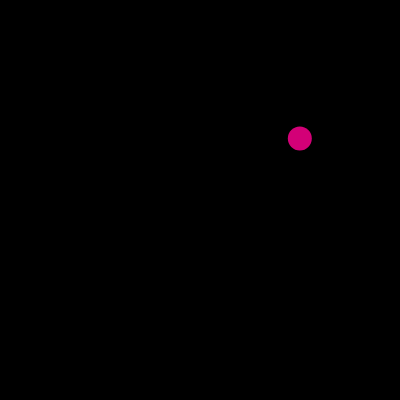
Frame 1 (no input)
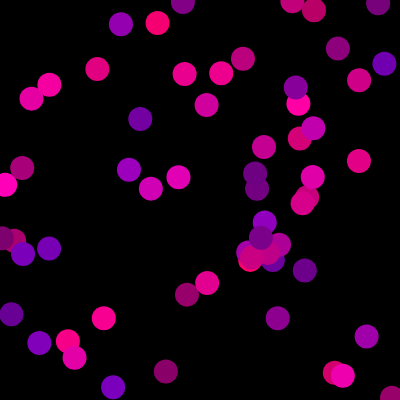
Frame 60 (no input)
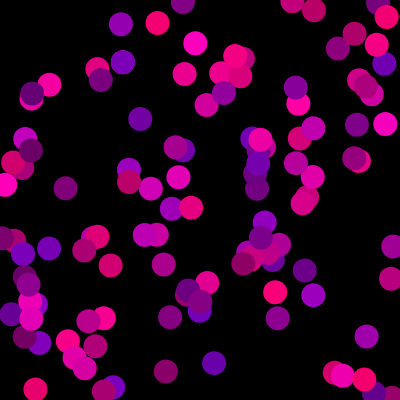
Frame 120 (the mouse pressed at the canvas centre since frame 60)

The p5.js sketch that drew these frames (run headless with seeded random() and noise() and a simulated clock; from frame 60 on, the mouse is pressed at the canvas centre):

// p5.js sketch
// ── sketch.js
var position = {
  x : 100,
  y : 50
};
var col = {
  r : 255,
  g : 0,
  b : 0
};

//void setup(){}...
function setup() {
    createCanvas(400,400);
    background(0);
}

function draw() {
    col.r = random(100, 255);

    col.b = random(100, 190);
    position.x = random(0, width);
    position.y = random(0, height);
    fill(col.r,col.g,col.b);
    noStroke();
    ellipse(position.x, position.y, 24, 24);
}
